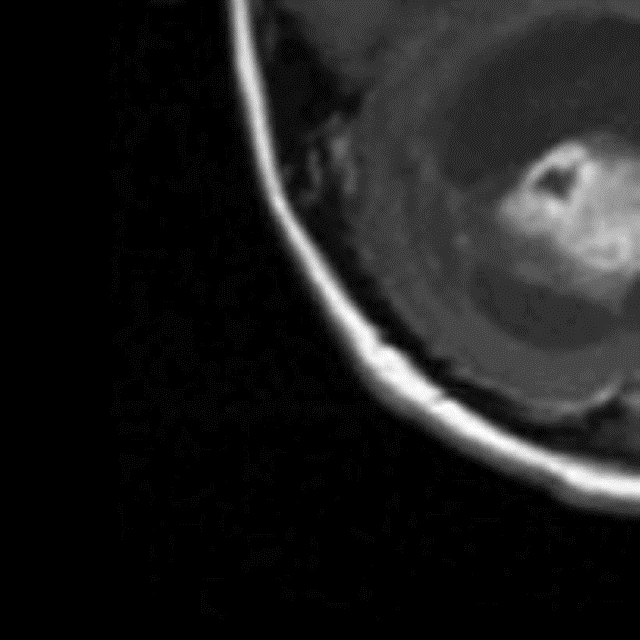
%> input picture Descripteurs/radiomics-master/TextureToolbox/Etudes/B5.gif, 640 x 640 px
$ octave main1.m   (GNU Octave 9; MATLAB toolbox functions it lacks are replaced by stand-ins)
%> lines starting %> are read from the running program, lines starting %| are printed output that depends on the picture
### Descripteurs/radiomics-master/TextureToolbox/Pre-processing/prepareVolume.m
    function [ROIonly,levels,ROIbox,maskBox] = prepareVolume(volume,mask,scanType,pixelW,sliceS,R,scale,textType,quantAlgo,Ng)
% -------------------------------------------------------------------------
% function [ROIonly,levels] = prepareVolume(volume,mask,scanType,pixelW,sliceS,R,scale,textType,quantAlgo,Ng)
% -------------------------------------------------------------------------
% DESCRIPTION:
% This function prepares the input volume for 3D texture analysis. The
% following operations are performed:
%
% 1. Computation of the smallest box containing region of interest (ROI),
%    if necessary (ROIbox).
% 2. Pre-processing of the ROIbox (PET: square-root, MR: Collewet
%    normalizaton, CT: nothing).
% 3. Wavelet band-pass filtering (WBPF).
% 4. Isotropic resampling.
% 5. Quantization of intensity dynamic range.
%
% --> This function is compatible with 2D analysis (language not adapted in the text)
% -------------------------------------------------------------------------
% REFERENCE:
% [1] Vallieres, M. et al. (2015). A radiomics model from joint FDG-PET and
%     MRI texture features for the prediction of lung metastases in soft-tissue
%     sarcomas of the extremities. Physics in Medicine and Biology, 60(14),
%     5471-5496. doi:10.1088/0031-9155/60/14/5471
% -------------------------------------------------------------------------
% INPUTS:
% - volume: 2D or 3D array containing the medical images to analyze
% - mask: 2D or 3D array of dimensions corresponding to 'volume'. The mask
%         contains 1's in the region of interest (ROI), and 0's elsewhere.
% - scanType: String specifying the type of scan analyzed. Either 'PETscan',
%             'MRscan' or 'Other'.
% - pixelW: Numerical value specifying the in-plane resolution (mm) of 'volume'.
% - sliceS: Numerical value specifying the slice spacing (mm) of 'volume'.
%           Put a random number for 2D analysis.
% - R: Numerical value specifying the ratio of weight to band-pass coefficients
%      over the weigth of the rest of coefficients (HHH and LLL). Provide R=1
%      to not perform wavelet band-pass filtering.
% - scale: Numerical value specifying the scale at which 'volume' is isotropically
%          resampled (mm). If a string 'pixelW' is entered as input, the
%          volume will be isotropically resampled at the initial in-plane
%          resolution of 'volume' specified by 'pixelW'.
% - textType: String specifying for which type of textures 'volume' is
%             being prepared. Either 'Global' or 'Matrix'. If 'Global', the
%             volume will be prepared for Global texture features computation.
%             If 'Matrix',the volume will be prepared for matrix-based texture
%             features computation (i.e. GLCM, GLRLM, GLSZM, NGTDM).
% - quantAlgo: String specifying the quantization algorithm to use on 'volume'.
%              Either 'Equal' for equal-probability quantization, 'Lloyd'
%              for Lloyd-Max quantization, or 'Uniform' for uniform quantization.
%              Use only if textType is set to 'Matrix'.
% - Ng: Integer specifying the number of gray levels in the quantization process.
%       Use only if textType is set to 'Matrix'.
% -------------------------------------------------------------------------
% OUTPUTS:
% - ROIonly: Smallest box containing the ROI, with the imaging data of
%            the ready for texture analysis computations. Voxels outside
%            the ROI are set to NaNs.
% - levels: Vector containing the quantized gray-levels in the tumor region
%           (or reconstruction levels of quantization).
% - ROIbox: Smallest box containing the ROI. Optional output.
% - maskBox: Smallest mask containing the ROI. Optional output.
% -------------------------------------------------------------------------
% EXAMPLE:
% Let a PET scan be defined by 'volume', with 'mask' defining the ROI. The
% PET scan has in-plane resolution of 4 mm, with slice spacing of 3.27 mm.
%
% 1. To prepare 'volume' for matrix-based texture analysis at a scale of
%    5 mm, without WBPF, using a Lloyd-Max quantization algorithm with 32
%    gray-levels, run:
%
%    [ROIonly,levels] = prepareVolume(volume,mask,'PETscan',4,3.27,1,5,'Matrix','Lloyd',32)
%
%    Next, use 'ROIonly' and 'levels' as inputs to 'getGLCM.m, 'getGLRLM.m',
%    'getGLSZM.m' or 'getNGTDM.m'.
%
%
% 2. To prepare 'volume' for global texture analysis at a scale equal to the
%    in-plane resolution, with R=2, run:
%
%    [ROIonly] = prepareVolume(volume,mask,'PETscan',4,3.27,2,'pixelW','Global')
%
%    Next, use 'ROIonly' as input to 'getGlobalTextures.m'.
% -------------------------------------------------------------------------
% AUTHOR(S): Martin Vallieres <mart.vallieres@gmail.com>
% -------------------------------------------------------------------------
% HISTORY:
% - Creation: January 2013
% - Revision: May 2015
% -------------------------------------------------------------------------
% STATEMENT:
% This file is part of <https://github.com/mvallieres/radiomics/>,
% a package providing MATLAB programming tools for radiomics analysis.
% --> Copyright (C) 2015  Martin Vallieres
%
%    This package is free software: you can redistribute it and/or modify
%    it under the terms of the GNU General Public License as published by
%    the Free Software Foundation, either version 3 of the License, or
%    (at your option) any later version.
%
%    This package is distributed in the hope that it will be useful,
%    but WITHOUT ANY WARRANTY; without even the implied warranty of
%    MERCHANTABILITY or FITNESS FOR A PARTICULAR PURPOSE.  See the
%    GNU General Public License for more details.
%
%    You should have received a copy of the GNU General Public License
%    along with this package.  If not, see <http://www.gnu.org/licenses/>.
% -------------------------------------------------------------------------


% VERIFICATION OF SOME INPUTS
if ~strcmp(textType,'Global') && ~strcmp(textType,'Matrix')
    error('Last argument must either be ''Global'' or ''Matrix''')
end
if nargin > 8
    if strcmp(quantAlgo,'Lloyd')
        quantization = @(x,y) lloydQuantization(x,y);
    elseif strcmp(quantAlgo,'Equal')
        quantization = @(x,y) equalQuantization(x,y);
    elseif strcmp(quantAlgo,'Uniform')
        quantization = @(x,y) uniformQuantization(x,y);
    else
        error('Error with quantization algorithm input. Must either be ''Equal'' or ''Lloyd'' or ''Uniform''')
    end
end


% COMPUTATION OF THE SMALLEST BOX CONTAINING THE ROI
[boxBound] = computeBoundingBox(mask);
maskBox = mask(boxBound(1,1):boxBound(1,2),boxBound(2,1):boxBound(2,2),boxBound(3,1):boxBound(3,2));
ROIbox = volume(boxBound(1,1):boxBound(1,2),boxBound(2,1):boxBound(2,2),boxBound(3,1):boxBound(3,2));


% PRE-PROCESSING OF ROI BOX
ROIbox = double(ROIbox);
if strcmp(scanType,'PETscan') || strcmp(scanType,'PTscan')
    ROIbox = sqrt(ROIbox);
elseif strcmp(scanType,'MRscan')
    ROIonly = ROIbox;
    ROIonly(~maskBox) = NaN;
    temp = CollewetNorm(ROIonly);
    maskBox(isnan(temp)) = 0;
end


% WAVELET BAND-PASS FILTERING
if R ~= 1
    if sum(isnan(ROIbox(:)))
        ROIbox = fillBox(ROIbox); % Necessary in cases we have a ROI box containing NaN's.
    end
    ROIbox = waveletBPfilt(ROIbox,R,'sym8');
end


% ISOTROPIC RESAMPLING
flagPW = 0;
if strcmp(scale,'pixelW')
    flagPW = 1;
end
if flagPW
    a = 1;
    b = 1;
    c = sliceS/pixelW;
else
    a = pixelW/scale;
    b = pixelW/scale;
    c = sliceS/scale;
end
if numel(size(ROIbox))==3
    if a + b + c ~= 3 % If false, no resampling is needed
        maskBox = imresize3D(maskBox,[],[round(double(size(maskBox,1))*a),round(double(size(maskBox,2))*b),round(double(size(maskBox,3))*c)],'nearest','fill');
        ROIbox = imresize3D(ROIbox,[],[round(double(size(ROIbox,1))*a),round(double(size(ROIbox,2))*b),round(double(size(ROIbox,3))*c)],'cubic','fill');
    end
elseif numel(size(ROIbox))==2
    if a + b ~= 2 % If false, no resampling is needed
        maskBox = imresize(maskBox,[round(double(size(maskBox,1))*a),round(double(size(maskBox,2))*b)],'nearest');
        ROIbox = imresize(ROIbox,[round(double(size(ROIbox,1))*a),round(double(size(ROIbox,2))*b)],'cubic','Antialiasing',true);
    end
end
ROIonly = ROIbox; ROIonly(~maskBox) = NaN; ROIonly(maskBox<0) = NaN;


% QUANTIZATION
if strcmp(textType,'Matrix')
    [ROIonly,levels] = quantization(ROIonly,Ng);
elseif strcmp(textType,'Global')
    levels = 0;
end

end

### Descripteurs/radiomics-master/TextureToolbox/main1.m
%Mu Maxime
%2022-10-27

clear global;
close all;


%Il est conseillé d'utiliser Matlab pour avoir accès à ses extensions
%Ne pas oublier de mettre en PATH les dossiers DOCS, PRE-PROCESSING,
%TEXTURES et UTILITIES et ses sous-dossiers


%Chargement des images
volum = imread("Etudes/B5.gif");
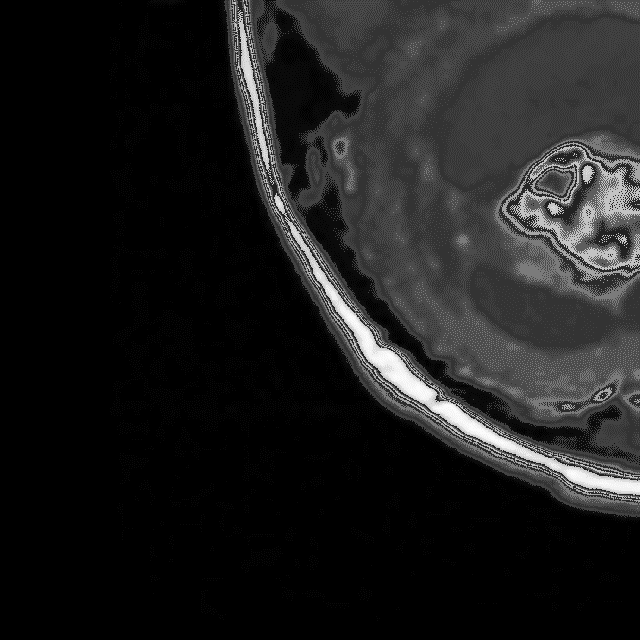
%> volum: size 640x640 uint8; min 0, max 252, mean 29.9
volum1 = imread("Etudes/B6.gif");
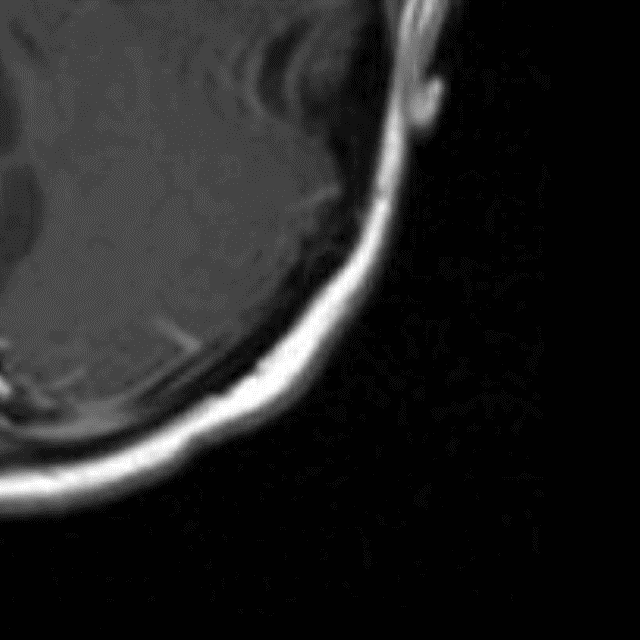
%> input picture Descripteurs/radiomics-master/TextureToolbox/Etudes/B6.gif, 640 x 640 px
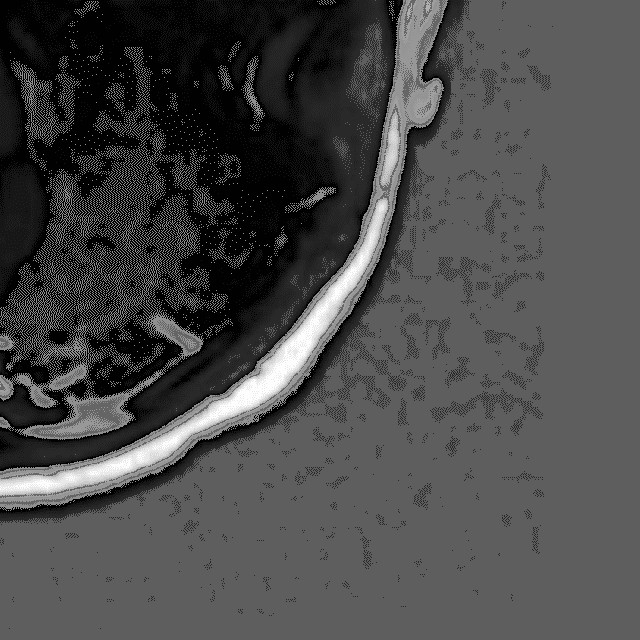
%> volum1: size 640x640 uint8; min 1, max 253, mean 73.2

%Convertir en double les images
volume = double(volum);
volume1 = double(volum1);

%Taille de l'image
S = size(volume);
%> S = [640 640]
disp(S);
%|    640   640

%On construit un masque
mask = ones(S(1)/5,S(2)/5);

%Paramètres à entrer
scanType = 'PETscan';
pixelW =4; %valeur fixée readme
sliceS = 1; %valeur fixée readme
R = 1; %R = 1 sinon erreur
scale = 4;
textType  = 'Matrix';%On choisi 'matrix' pour faire une étude comparative de différentes textures
quantAlgo = 'Lloyd';
Ng = 32;

%To prepare 'volume' for matrix-based texture analysis at a scale of 5 mm, without WBPF, %
%    using a Lloyd-Max quantization algorithm with 32 gray-levels, run:
[ROIonly,levels,ROIbox,maskBox] = prepareVolume(volume,mask,scanType,pixelW,sliceS,R,scale,textType,quantAlgo,Ng);
%> the run ends on the next line
